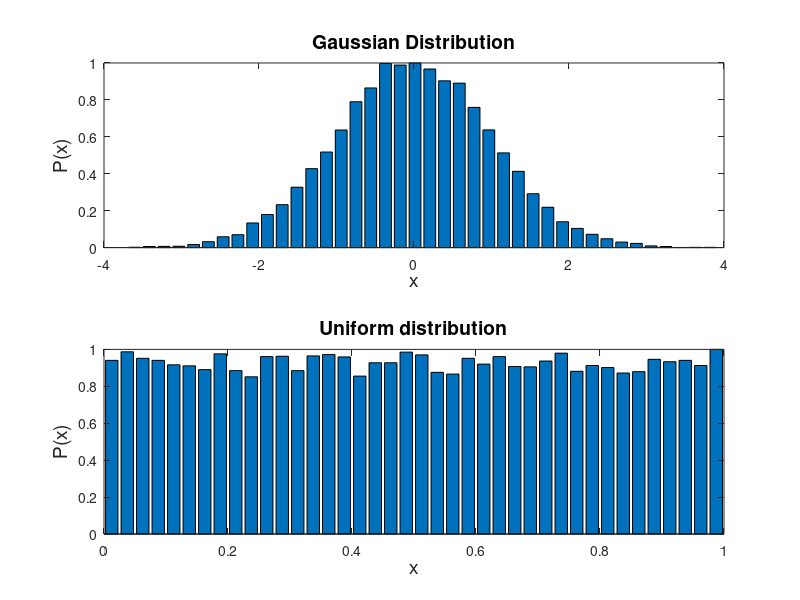

This chart was generated by the following MATLAB code:
% Example 2.3 and Figure 2.4 Evaluation of the distribution of data produced by MATLAB's
% rand and randn functions.  
%
clear all; close all;
N = 20000;          		% Number of data points
nu_bins = 40;           	% Number of bins
y = randn(1,N);     		% Generate random Gaussian noise
[ht,xout] = hist(y,nu_bins); 	% Calculate histogram
ht = ht/max(ht);        	% Normalize histogram to 1.0
subplot(2,1,1);
bar(xout, ht);             	% Plot as bar graph
xlabel('x','FontSize',14);
ylabel('P(x)','FontSize',14);
title('Gaussian Distribution','Fontsize',14);
% Repeat for uniform distribution
y = rand(1,N);     		% Generate random Gaussian noise
[ht,xout] = hist(y,nu_bins); 	% Calculate histogram
ht = ht/max(ht);        	% Normalize histogram to 1.0
subplot(2,1,2);
bar(xout, ht);             	% Plot as bar graph
xlabel('x','FontSize',14);
ylabel('P(x)','FontSize',14);
title('Uniform distribution','Fontsize',14);
